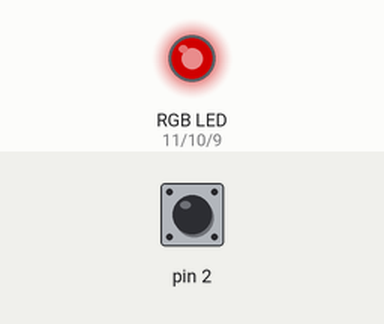
A sketch run on a simulated Arduino Uno, built with avr-gcc and run on an emulated ATmega328P. Shown: an RGB LED mixed from three pins (HIGH = lit). The inputs (shaded band) are chosen by the test bench; at power-on: pin 2 LOW. Dim RGB values are drawn brighter than linear.

Above: at 1.2 s.
1.3 s: pin 2 driven HIGH
At 1.65 s:
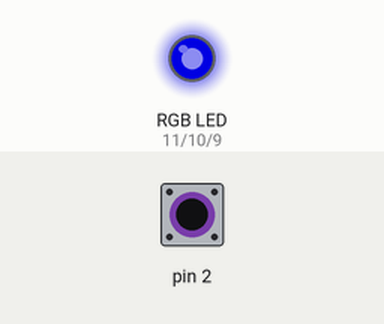
At 2.25 s:
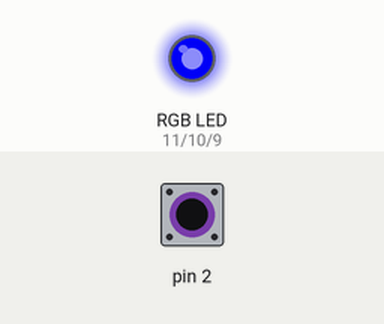
4.3 s: pin 2 pulsed LOW 2 times (0.12 s each, 0.3 s apart)
7.9 s: pin 2 pulsed LOW 5 times (0.12 s each, 0.3 s apart)
At 8.56 s:
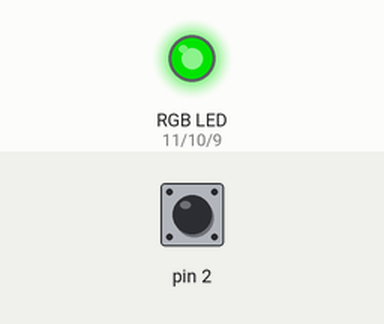
Timing chart, 0 to 18.4 s (numbered marks = the images above; inputs shaded):
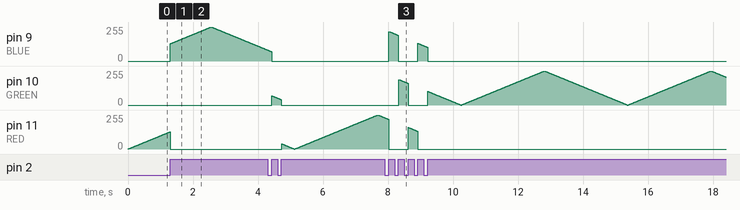

Measured:
- after the input at 1.3 s, pin 9 (BLUE): rises from 0/255 to 255/255 in 1.3 s, then falls to 82/255 in 1.7 s

The sketch:

hw_multitask.ino
```cpp
// (licence header left out)
//Use Hardware-Debounced Switch to Control Interrupt

//Button pins
const int BUTTON_INT =0;  //Interrupt 0 (pin 2 on the Uno)
const int RED        =11; //Red LED on pin 11
const int GREEN      =10; //Green LED on pin 10
const int BLUE       =9;  //Blue LED on pin 9

//Volatile variables can change inside interrupts
volatile int selectedLED = RED;

void setup()
{
  pinMode (RED, OUTPUT);
  pinMode (GREEN, OUTPUT);
  pinMode (BLUE, OUTPUT);
  //The pin is inverted, so we want to look at the rising edge
  attachInterrupt(BUTTON_INT, swap, RISING);
}

void swap()
{
  //Turn off the current LED
  analogWrite(selectedLED, 0);
  //Then, choose a new one.
  if (selectedLED == GREEN)
    selectedLED = RED;
  else if (selectedLED == RED)
    selectedLED = BLUE;
  else if (selectedLED == BLUE)
    selectedLED = GREEN;
}

void loop()
{
  for (int i = 0; i<256; i++)
  {
    analogWrite(selectedLED, i);
    delay(10);
  }
  for (int i = 255; i>= 0; i--)
  {
    analogWrite(selectedLED, i);
    delay(10);
  }
}
```
